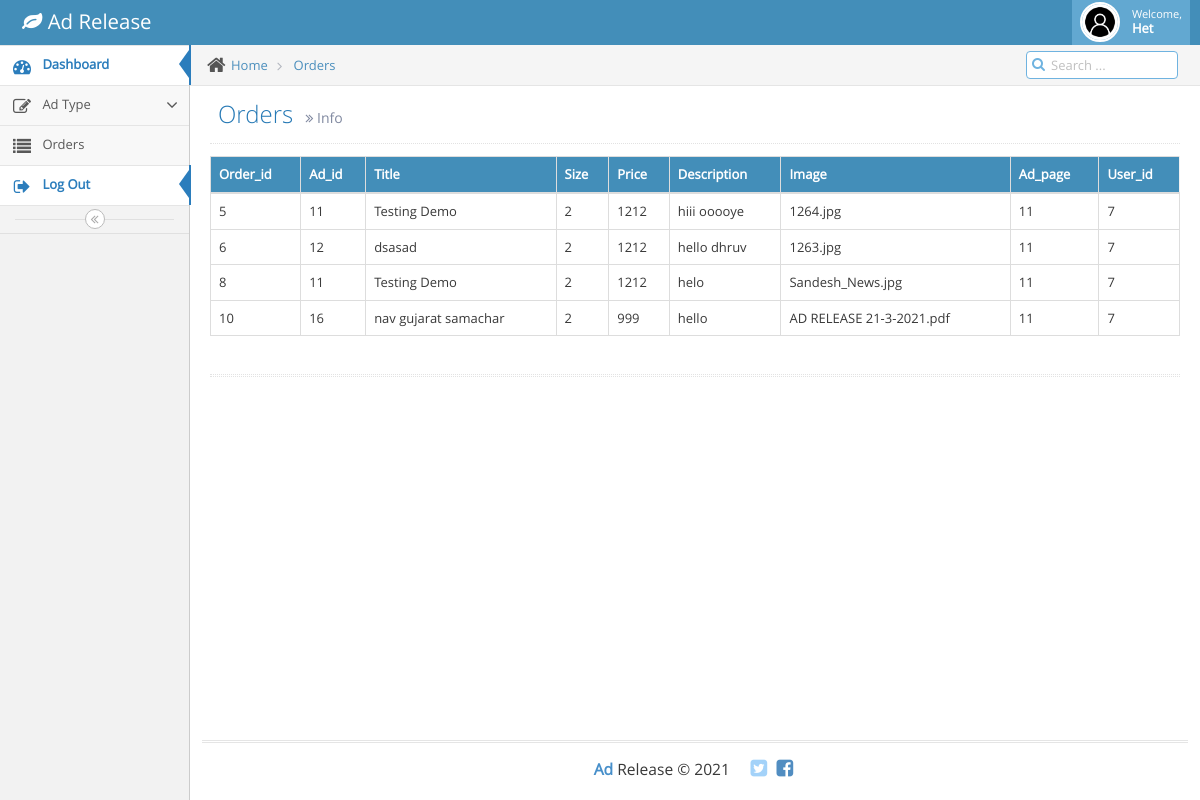
Screenshot of /Company/orders.php (signed in) with the database file from the repository.
### tables this page shows
CREATE TABLE `company` (
  `Agency_id` int(20) NOT NULL,
  `Agency_name` varchar(40) NOT NULL,
  `Email` varchar(50) NOT NULL,
  `Contact` bigint(10) NOT NULL,
  `Owner_name` varchar(40) NOT NULL,
  `Established_date` date NOT NULL,
  `Address` varchar(50) NOT NULL,
  `City` varchar(40) NOT NULL,
  `State` varchar(40) NOT NULL,
  `Request_date` date NOT NULL,
  `Password` varchar(40) NOT NULL,
  `Status` varchar(50) NOT NULL
);

CREATE TABLE `orders` (
  `order_id` int(11) NOT NULL,
  `Ad_id` int(11) NOT NULL,
  `Title` varchar(100) NOT NULL,
  `Size` varchar(30) NOT NULL,
  `Price` float NOT NULL,
  `ad_page` varchar(30) NOT NULL,
  `user_id` int(11) NOT NULL,
  `description` text NOT NULL,
  `filename` varchar(255) NOT NULL,
  `Agency_id` int(11) NOT NULL,
  `order_date` date NOT NULL,
  `papper_date` date NOT NULL
);

### Company/orders.php (the view, shortened to what this page needs)
<?php
include 'connection.php';
$Aid =$_SESSION["Age_id"];
$req = $con->query("select * from orders where Agency_id='$Aid'");
?>
<!DOCTYPE html>
<html lang="en">
	<head>
		<link rel="stylesheet" href="assets/css/bootstrap.min.css" />
		<link rel="stylesheet" href="assets/font-awesome/4.5.0/css/font-awesome.min.css" />
		<link rel="stylesheet" href="assets/css/ace.min.css" class="ace-main-stylesheet" id="main-ace-style" />
		<link rel="stylesheet" href="assets/css/ace-skins.min.css" />
		<link rel="stylesheet" href="assets/css/ace-rtl.min.css" />
	</head>
	<body class="no-skin">
		<?php include 'common/header.php';?>
		<div class="main-container ace-save-state" id="main-container">
			<?php include 'common/sidebar.php';?>
			<div class="main-content">
				<div class="main-content-inner">
					<div class="breadcrumbs ace-save-state" id="breadcrumbs">
						<ul class="breadcrumb">
							<li>
								<i class="ace-icon fa fa-home home-icon"></i>
								<a href="dashboard.php">Home</a>
							</li>
							<li>
								<a href="orders.php">Orders</a>
							</li>
						</ul>
						<div class="nav-search" id="nav-search">
							<form class="form-search">
								<span class="input-icon">
									<input type="text" placeholder="Search ..." class="nav-search-input" id="nav-search-input" autocomplete="off" />
									<i class="ace-icon fa fa-search nav-search-icon"></i>
								</span>
							</form>
						</div>
					</div>
					<div class="page-content">
						<div class="page-header">
							<h1>
								Orders
								<small>
									<i class="ace-icon fa fa-angle-double-right"></i>
									Info
								</small>
							</h1>
						</div>
						<div class="row">
							<div class="col-xs-12">
								<div class="row">
									<div class="col-xs-12">
										<table id="simple-table" class="table  table-bordered table-hover">
											<thead>
												<tr>
													<th>Order_id</th>
													<th>Ad_id</th>
													<th>Title</th>
													<th>Size</th>
													<th>Price</th>
													<th>Description</th>
													<th>Image</th>
													<th>Ad_page</th>
													<th>User_id</th>
												</tr>
											</thead>
											<tbody>
											<?php
												while ($row = $req->fetch_object())
											    {
													?>
														<tr>
															<td><?php echo $row->order_id;?></td>
															<td><?php echo $row->Ad_id;?></td>
															<td><?php echo $row->Title;?></td>
															<td><?php echo $row->Size;?></td>
															<td><?php echo $row->Price;?></td>
															<td><?php echo $row->description;?></td>
															<td><?php echo $row->filename;?></td>
															<td><?php echo $row->ad_page;?></td>
															<td><?php echo $row->user_id;?></td>
														</tr>
													<?php
												}
											?>
											</tbody>
										</table>
									</div>
								</div>
								<div class="hr hr-18 dotted hr-double"></div>
							</div>
						</div>
					</div>
				</div>
			</div>
			<?php include 'common/footer.php';?>
		</div>
	</body>
</html>

### Company/common/header.php (shortened to what this page needs)
<?php
$con = new mysqli("localhost","root", "", "adrelease");
$id = $_SESSION["userid"];
$result = $con->query("select * from company where Agency_id='$id'");
$row = $result->fetch_object();
?>
<div id="navbar" class="navbar navbar-default          ace-save-state">
			<div class="navbar-container ace-save-state" id="navbar-container">
				<div class="navbar-header pull-left">
					<a href="dashboard.php" class="navbar-brand">
						<small>
							<i class="fa fa-leaf"></i>
							Ad Release
						</small>
					</a>
				</div>
				<div class="navbar-buttons navbar-header pull-right" role="navigation">
					<ul class="nav ace-nav">
						<li class="light-blue dropdown-modal">
							<a data-toggle="dropdown" href="#" class="dropdown-toggle">
								<img class="nav-user-photo" src="assets/images/avatars/user.png" alt="Jason's Photo" />
								<span class="user-info">
									<small>Welcome,</small>
								<?php echo "<b>$row->Owner_name</b>"; ?>
								</span>
							</a>
						</li>
					</ul>
				</div>
			</div>
			</div>

### Company/orders.php (style rules this page uses)
th { background-color:#438EB9; color: white; }

### rows the page displays
company: Owner_name "Het"
orders: order_id "5", Ad "11", Title "Testing Demo", Size "2", Price "1212", description "hiii ooooye", filename "1264.jpg", ad_page "11", user "7"
orders: order_id "6", Ad "12", Title "dsasad", Size "2", Price "1212", description "hello dhruv", filename "1263.jpg", ad_page "11", user "7"
orders: order_id "8", Ad "11", Title "Testing Demo", Size "2", Price "1212", description "helo", filename "Sandesh_News.jpg", ad_page "11", user "7"
orders: order_id "10", Ad "16", Title "nav gujarat samachar", Size "2", Price "999", description "hello", filename "AD RELEASE 21-3-2021.pdf", ad_page "11", user "7"
